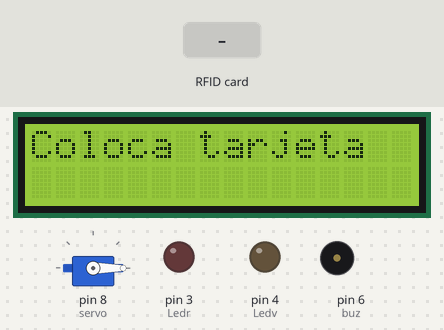
The sketch below on a simulated Arduino Uno, built with avr-gcc and run on an emulated ATmega328P. Parts: servo, 16×2 character LCD, output pins drawn as LEDs (lit = HIGH), buzzer (waves = sounding, pin HIGH). The test bench sets the inputs (shaded band). Pins used as bus, display or sensor lines are not drawn; what the sketch prints to the serial monitor is not drawn.

Above: at 1.3 s.
1.4 s: RFID card 90 0E E4 A4 held to the reader
At 2.5 s:
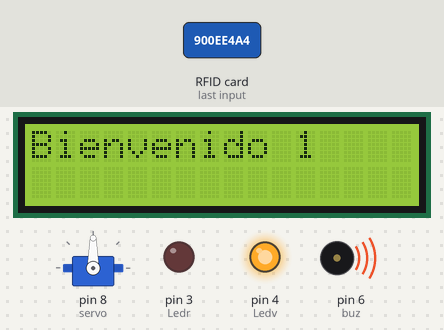
2.9 s: RFID card B9 F3 1A B3 held to the reader
At 5.5 s:
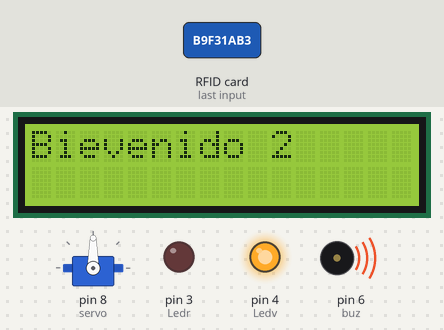
5.9 s: RFID card 5E 7A 19 C4 held to the reader
At 8.9 s:
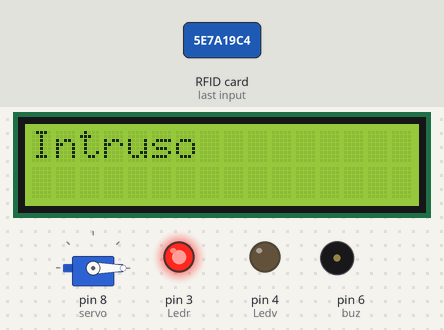
Timing chart, 0 to 10.4 s (numbered marks = the images above; inputs shaded):
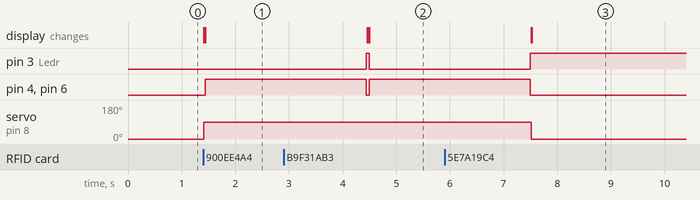

The sketch:

Practica7.ino
```cpp
#include <SPI.h>			// incluye libreria bus SPI
#include <MFRC522.h>			// incluye libreria especifica para MFRC522
#include <Servo.h>//Librerias
#include <Wire.h>
#include <LiquidCrystal_I2C.h>

byte LecturaUID[4]; 				// crea array para almacenar el UID leido
byte Usuario1[4]= {0x90, 0x0E, 0xE4, 0xA4} ;    // UID de tarjeta leido en programa 1
byte Usuario2[4]= {0xB9, 0xF3, 0x1A, 0xB3} ;    // UID de llavero leido en programa 1

int Ledr = 3;
int Ledv = 4;
const int servo = 8;
int buz = 6;
Servo dota;
#define RST_PIN  9			// constante para referenciar pin de reset
#define SS_PIN  10			// constante para referenciar pin de slave select

MFRC522 mfrc522(SS_PIN, RST_PIN);	// crea objeto mfrc522 enviando pines de slave select y reset
LiquidCrystal_I2C lcd(0x27, 16, 2);// Inicializa el objeto LiquidCrystal_I2C para la pantalla LCD


void setup() {
  Serial.begin(9600);			// inicializa comunicacion por monitor serie a 9600 bps
  SPI.begin();				// inicializa bus SPI
  mfrc522.PCD_Init();			// inicializa modulo lector
  Serial.println("Listo");		// Muestra texto Listo
  dota.attach(servo);
  dota.write(0);
  pinMode(Ledr, OUTPUT);
  pinMode(Ledv, OUTPUT);
  pinMode(buz, OUTPUT);

   Wire.begin();// Inicializa la comunicación I2C
  lcd.backlight();// Encender la retroiluminación de la LCD

  lcd.begin(16, 2);
  lcd.print("Coloca tarjeta");//Imprime el texto en la LCD

}

void loop() {
  if ( ! mfrc522.PICC_IsNewCardPresent())		// si no hay una tarjeta presente
    return;						// retorna al loop esperando por una tarjeta

  if ( ! mfrc522.PICC_ReadCardSerial()) 		// si no puede obtener datos de la tarjeta
    return;						// retorna al loop esperando por otra tarjeta

    Serial.print("UID:");				// muestra texto UID:
    for (byte i = 0; i < mfrc522.uid.size; i++) {	// bucle recorre de a un byte por vez el UID
      if (mfrc522.uid.uidByte[i] < 0x10){		// si el byte leido es menor a 0x10
        Serial.print(" 0");				// imprime espacio en blanco y numero cero
        }
        else{						// sino
          Serial.print(" ");				// imprime un espacio en blanco
          }
          Serial.print(mfrc522.uid.uidByte[i], HEX);   	// imprime el byte del UID leido en hexadecimal
          LecturaUID[i]=mfrc522.uid.uidByte[i];   	// almacena en array el byte del UID leido
          }

          Serial.print("\t");   			// imprime un espacio de tabulacion

          if(comparaUID(LecturaUID, Usuario1)){//llama a funcion comparaUID con Usuario1
            lcd.clear();
            Serial.println("Bienvenido Usuario 1");	// si retorna verdadero muestra texto bienvenida
            dota.write(90);
            delay(20);
            lcd.print("Bienvenido 1");
            digitalWrite(buz, HIGH);
            digitalWrite(Ledv, HIGH);
            digitalWrite(Ledr, LOW);
            delay(3000);
            digitalWrite(Ledv, LOW);
            digitalWrite(Ledr, HIGH);
            digitalWrite(buz, LOW);
            lcd.clear();
            lcd.print("Coloca tarjeta");//Imprime el texto en la LCD
            dota.write(0);
          }
          else if(comparaUID(LecturaUID, Usuario2)){// llama a funcion comparaUID con Usuario2
            lcd.clear();
            Serial.println("Bienvenido Usuario 2");	// si retorna verdadero muestra texto bienvenida
            dota.write(90);
            delay(20);
            lcd.print("Bievenido 2");
            digitalWrite(buz, HIGH);
            digitalWrite(Ledv, HIGH);
            digitalWrite(Ledr, LOW);
            delay(3000);
            digitalWrite(Ledv, LOW);
            digitalWrite(Ledr, HIGH);
            digitalWrite(buz, LOW);
            lcd.clear();
            lcd.print("Coloca tarjeta");//Imprime el texto en la LCD
            dota.write(0);
          }
          else{						// si retorna falso
            Serial.println("No Registrado");	// muestra texto equivalente a acceso denegado
            lcd.clear();
            dota.write(0);
            lcd.print("Intruso");
            digitalWrite(Ledr, HIGH);
            delay(3000);
            lcd.clear();
            lcd.print("Coloca tarjeta");//Imprime el texto en la LCD
          }
                  mfrc522.PICC_HaltA();  		// detiene comunicacion con tarjeta
}

boolean comparaUID(byte lectura[],byte usuario[])	// funcion comparaUID
{
  for (byte i=0; i < mfrc522.uid.size; i++){		// bucle recorre de a un byte por vez el UID
  if(lectura[i] != usuario[i])				// si byte de UID leido es distinto a usuario
    return(false);					// retorna falso
  }
  return(true);						// si los 4 bytes coinciden retorna verdadero
}
```

Measured:
- after the input at 1.4 s, pin 4 (Ledv), pin 6 (buz): LOW → HIGH at once; servo on pin 8 (servo): 0° → 90° at once; the display: first changes at once (image 1 shows a later state)
- after the input at 2.9 s, servo on pin 8 (servo): stays 90° (without the input it goes to 0° after 1.6 s); the display: first differs from a run without the input after 1.6 s (image 2)
- after the input at 5.9 s, the display: first differs from a run without the input after 1.6 s (image 3)
